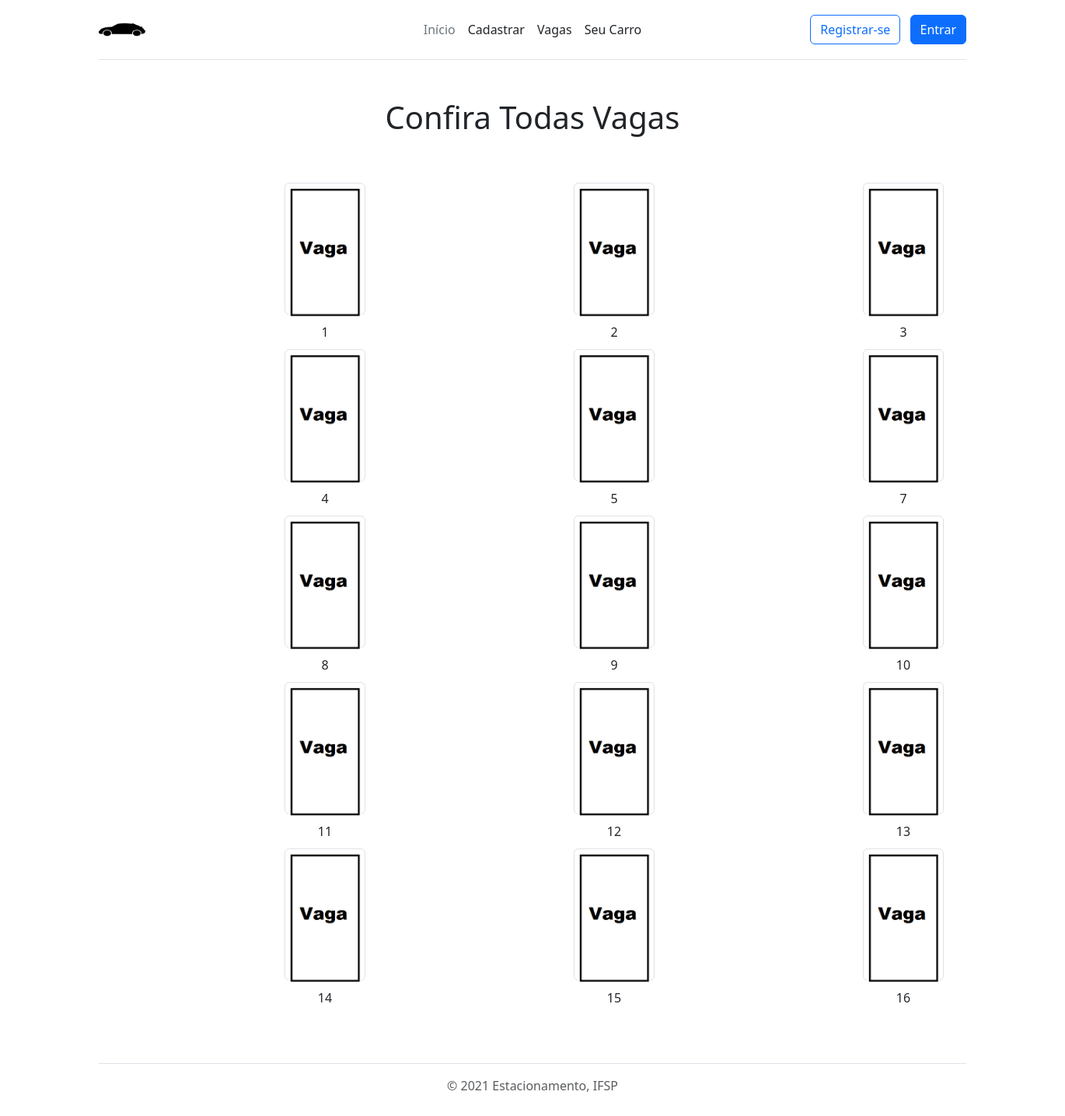
Screenshot of /Estacionamento/php/vagas_lista.php with the database file from the repository.
### tables this page shows
CREATE TABLE `vagas` (
  `vaga_id` int(100) NOT NULL,
  `vaga_tipo` varchar(255) NOT NULL
);

### Estacionamento/php/vagas_lista.php (the view, shortened to what this page needs)
<?php
include'conexao.php'
?>
<!doctype html>
<html lang="pt-br">
  <head>
   <link href="https://cdn.jsdelivr.net/npm/bootstrap@5.1.3/dist/css/bootstrap.min.css" rel="stylesheet">
  <link href="../assets/dist/css/bootstrap.min.css" rel="stylesheet">
  <link href="../CSS/style.css" rel="stylesheet">
  </head>
  <body>
<div class="container">
    <header class="d-flex flex-wrap align-items-center justify-content-center justify-content-md-between py-3 mb-4 border-bottom">
      <a href="/" class="d-flex align-items-center col-md-3 mb-2 mb-md-0 text-dark text-decoration-none">
        <img class="bi me-2" width="60" height="44" role="img" aria-label="Bootstrap" src="../images/carro.png"></img>
      </a>
      <ul class="nav col-12 col-md-auto mb-2 justify-content-center mb-md-0">
        <li><a href="main.php" class="nav-link px-2 link-secondary">Início</a></li>
        <li><a href="carro_cadastro.php" class="nav-link px-2 link-dark">Cadastrar</a></li>
        <li><a href="vagas_lista.php" class="nav-link px-2 link-dark">Vagas</a></li>
        <li><a href="listar_carro.php" class="nav-link px-2 link-dark">Seu Carro</a></li>
      </ul>
   <?php
         if (isset($_SESSION['usuario'])){
              $usuario = $_SESSION['usuario'];
              $sql = "SELECT * FROM usuarios WHERE usuario = '$usuario'";
              $resultado = mysqli_query($conexao,$sql);
               while ($dados = mysqli_fetch_array($resultado))
               {
                 $_SESSION['nome'] = $dados['nome'];
               }
              if ($_SESSION['usuario'] != "admin@ifsp.edu.br"){
                     echo ' <div class="dropdown">
                          <a class="btn btn-secondary dropdown-toggle" href="#" role="button" id="dropdownMenuLink" data-bs-toggle="dropdown" aria-expanded="false">
                            '.$_SESSION['nome'].'
                          </a>
                          <ul class="dropdown-menu" aria-labelledby="dropdownMenuLink">
                            <li><a class="dropdown-item" href="../php/login/logout.php">Sair</a></li>
                          </ul>
                        </div>';
             }
           if (isset($_SESSION['admin'])){
                  echo '
                       <div class="dropdown">
                          <a class="btn btn-secondary dropdown-toggle" href="#" role="button" id="dropdownMenuLink" data-bs-toggle="dropdown" aria-expanded="false">
                            Admin
                          </a>
                          <ul class="dropdown-menu" aria-labelledby="dropdownMenuLink">
                            <li><a class="dropdown-item" href="../php/lojas.php">Lojas</a></li>
                            <li><a class="dropdown-item" href="../php/login/logout.php">Sair</a></li>
                          </ul>
                        </div>';
                }
            }
              else{
                     echo '<div class="col-md-3 text-end">
                             <a href="../php/login/formulario_cadastro.php"><button type="button" class="btn btn-outline-primary me-2">Registrar-se</button></a>
                             <a href="../php/login/formulario_login.php"><button type="button" class="btn btn-primary">Entrar</button></a>
                           </div>';
           }
         ?>
    </header>
  </div>
<main>
    <h1 class="text-center" style="margin: 50px;">Confira Todas Vagas</h1>
   	 <div style="margin-left: 220px;" class="container row mb-3 text-center">
   	 	<?php
      $sql = "SELECT * FROM vagas ORDER BY vaga_id";
      $query = mysqli_query($conexao,$sql);
      $dados = mysqli_num_rows($query);
      if($dados>0){
        while ($dados = mysqli_fetch_array($query)) {
        $img_src = $dados['vaga_tipo'];
      ?>
   <div class="image col-4">
      <div style="margin: 10px;" class="img-thumbnail imgBox">
          <a href="carro_cadastro.php"><img src="<?php echo '../Images/'.$img_src; ?>"/></a>
      </div>
       <div><?php echo $dados['vaga_id'];?></div>
     </div>
      <?php }}?>
    </div>
<div class="container">
  <footer class="py-3 my-4">
    <ul class="nav justify-content-center border-bottom pb-3 mb-3">
      <li class="nav-item"><a href="#" class="nav-link px-2 text-muted"></a></li>
      <li class="nav-item"><a href="#" class="nav-link px-2 text-muted"></a></li>
      <li class="nav-item"><a href="#" class="nav-link px-2 text-muted"></a></li>
      <li class="nav-item"><a href="#" class="nav-link px-2 text-muted"></a></li>
      <li class="nav-item"><a href="#" class="nav-link px-2 text-muted"></a></li>
    </ul>
    <p class="text-center text-muted">&copy; 2021 Estacionamento, IFSP</p>
  </footer>
</div>
  </body>
</html>

### Estacionamento/CSS/style.css (style rules this page uses)
.bi { vertical-align: -.125em; fill: currentColor; }
.img-thumbnail { display: inline-block; position:relative; cursor:pointer; }
.img-thumbnail img { height: 170px; }
.imgBox { height: 170px; }

### rows the page displays
vagas: vaga_tipo (picture), vaga_id "1"
vagas: vaga_tipo (picture), vaga_id "2"
vagas: vaga_tipo (picture), vaga_id "3"
vagas: vaga_tipo (picture), vaga_id "4"
vagas: vaga_tipo (picture), vaga_id "5"
vagas: vaga_tipo (picture), vaga_id "7"
vagas: vaga_tipo (picture), vaga_id "8"
vagas: vaga_tipo (picture), vaga_id "9"
vagas: vaga_tipo (picture), vaga_id "10"
vagas: vaga_tipo (picture), vaga_id "11"
vagas: vaga_tipo (picture), vaga_id "12"
vagas: vaga_tipo (picture), vaga_id "13"
vagas: vaga_tipo (picture), vaga_id "14"
vagas: vaga_tipo (picture), vaga_id "15"
vagas: vaga_tipo (picture), vaga_id "16"
